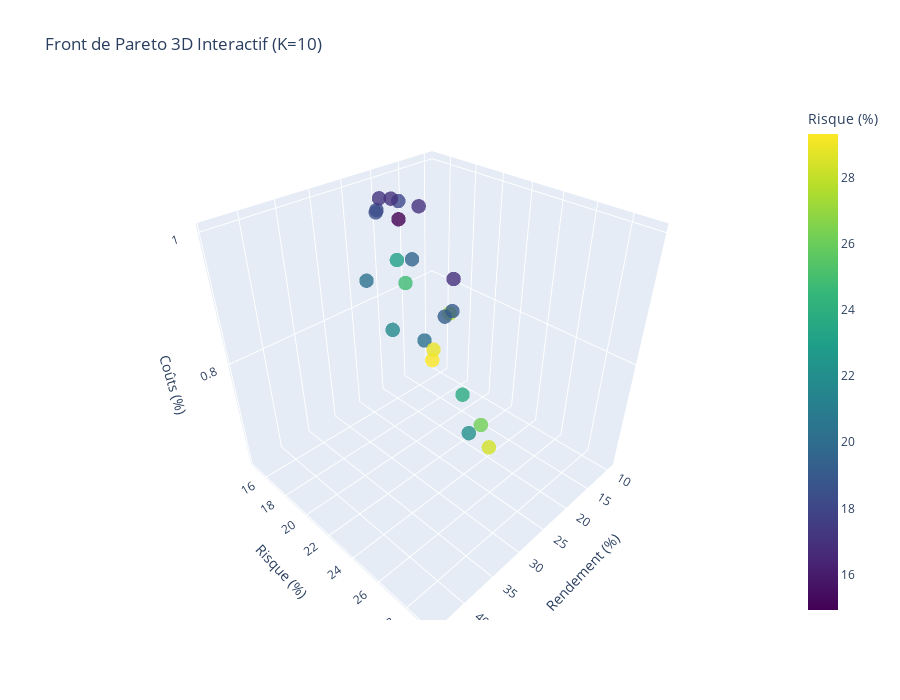

Write notebook code for a chart like this one.
### Markdown cell above
# 5. Visualisation du Front de Pareto 3D

### Code cell
F = res.F
returns = -F[:, 0]
risks = np.sqrt(F[:, 1])
costs = F[:, 2]

fig = plt.figure(figsize=(14, 10))
ax = fig.add_subplot(111, projection='3d')

scatter = ax.scatter(
    returns * 100,
    risks * 100,
    costs * 100,
    c=risks,
    cmap='viridis',
    s=50,
    alpha=0.6,
    edgecolors='black',
    linewidth=0.5
)

ax.set_xlabel('Rendement Attendu (%)', fontsize=12, labelpad=10)
ax.set_ylabel('Risque (Volatilité, %)', fontsize=12, labelpad=10)
ax.set_zlabel('Coûts de Transaction (%)', fontsize=12, labelpad=10)
ax.set_title(f'Front de Pareto 3D - NSGA-II\n(Cardinalité K={K_CARDINALITE})',
             fontsize=14, fontweight='bold', pad=20)

plt.colorbar(scatter, label='Risque (%)', shrink=0.5, pad=0.1)
plt.tight_layout()
plt.show()

fig_plotly = go.Figure(data=[go.Scatter3d(
    x=returns * 100,
    y=risks * 100,
    z=costs * 100,
    mode='markers',
    marker=dict(
        size=5,
        color=risks * 100,
        colorscale='Viridis',
        showscale=True,
        colorbar=dict(title="Risque (%)"),
        opacity=0.8
    ),
    text=[f'R: {r:.2%}<br>V: {v:.2%}<br>C: {c:.2%}'
          for r, v, c in zip(returns, risks, costs)],
    hoverinfo='text'
)])

fig_plotly.update_layout(
    title=f'Front de Pareto 3D Interactif (K={K_CARDINALITE})',
    scene=dict(
        xaxis_title='Rendement (%)',
        yaxis_title='Risque (%)',
        zaxis_title='Coûts (%)'
    ),
    width=900,
    height=700
)

fig_plotly.show()

### Figure 1 — Plotly figure (JSON) as saved in the notebook; plotly's stock layout.template omitted (floating-point values rounded to 4 significant figures)
{"data": [{"hoverinfo": "text", "marker": {"color": [23.77, 27.66, 29.31, 20.34, 20.25, 22.11, 18.22, 16.86, 17.11, 19.56, 19.05, 23.05, 18.09, 19.17, 26.18, 24.8, 21.74, 18.42, 28.38, 14.93, 17.02, 16.97, 28.91], "colorbar": {"title": {"text": "Risque (%)"}}, "colorscale": [[0, "#440154"], [0.1111, "#482878"], [0.2222, "#3e4989"], [0.3333, "#31688e"], [0.4444, "#26828e"], [0.5556, "#1f9e89"], [0.6667, "#35b779"], [0.7778, "#6ece58"], [0.8889, "#b5de2b"], [1, "#fde725"]], "opacity": 0.8, "showscale": true, "size": 5}, "mode": "markers", "text": ["R: 25.26%<br>V: 23.77%<br>C: 0.76%", "R: 37.95%<br>V: 27.66%<br>C: 1.00%", "R: 44.08%<br>V: 29.31%<br>C: 1.00%", "R: 23.99%<br>V: 20.34%<br>C: 0.80%", "R: 32.92%<br>V: 20.25%<br>C: 0.94%", "R: 19.04%<br>V: 22.11%<br>C: 0.62%", "R: 26.84%<br>V: 18.22%<br>C: 1.00%", "R: 9.52%<br>V: 16.86%<br>C: 0.81%", "R: 24.12%<br>V: 17.11%<br>C: 1.00%", "R: 24.22%<br>V: 19.56%<br>C: 0.93%", "R: 15.29%<br>V: 19.05%<br>C: 0.80%", "R: 34.13%<br>V: 23.05%<br>C: 1.00%", "R: 23.05%<br>V: 18.09%<br>C: 1.00%", "R: 17.17%<br>V: 19.17%<br>C: 0.80%", "R: 28.33%<br>V: 26.18%<br>C: 0.77%", "R: 36.86%<br>V: 24.80%<br>C: 1.00%", "R: 32.39%<br>V: 21.74%<br>C: 0.88%", "R: 27.38%<br>V: 18.42%<br>C: 1.00%", "R: 33.23%<br>V: 28.38%<br>C: 0.80%", "R: 16.32%<br>V: 14.93%<br>C: 0.93%", "R: 17.12%<br>V: 17.02%<br>C: 0.97%", "R: 21.90%<br>V: 16.97%<br>C: 0.99%", "R: 42.97%<br>V: 28.91%<br>C: 1.00%"], "type": "scatter3d", "x": [25.26, 37.95, 44.08, 23.99, 32.92, 19.04, 26.84, 9.519, 24.12, 24.22, 15.29, 34.13, 23.05, 17.17, 28.33, 36.86, 32.39, 27.38, 33.23, 16.32, 17.12, 21.9, 42.97], "y": [23.77, 27.66, 29.31, 20.34, 20.25, 22.11, 18.22, 16.86, 17.11, 19.56, 19.05, 23.05, 18.09, 19.17, 26.18, 24.8, 21.74, 18.42, 28.38, 14.93, 17.02, 16.97, 28.91], "z": [0.7615, 1.0, 1.0, 0.8048, 0.9406, 0.6167, 1.0, 0.8121, 1.0, 0.9306, 0.8, 1.0, 1.0, 0.8, 0.7654, 1.0, 0.882, 1.0, 0.8, 0.9268, 0.9663, 0.9919, 1.0]}], "layout": {"height": 700, "scene": {"xaxis": {"title": {"text": "Rendement (%)"}}, "yaxis": {"title": {"text": "Risque (%)"}}, "zaxis": {"title": {"text": "Coûts (%)"}}}, "title": {"text": "Front de Pareto 3D Interactif (K=10)"}, "width": 900}}
